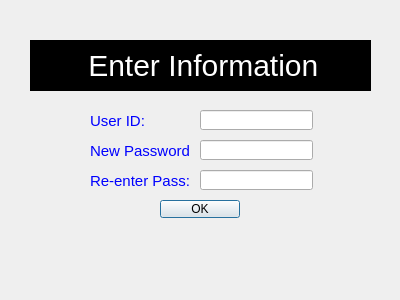
<?xml version="1.0" encoding="UTF-8"?>
<ui version="4.0">
 <class>addBox</class>
 <widget class="QDialog" name="addBox">
  <property name="geometry">
   <rect>
    <x>0</x>
    <y>0</y>
    <width>400</width>
    <height>300</height>
   </rect>
  </property>
  <property name="windowTitle">
   <string>Dialog</string>
  </property>
  <widget class="QLabel" name="label">
   <property name="geometry">
    <rect>
     <x>30</x>
     <y>40</y>
     <width>341</width>
     <height>51</height>
    </rect>
   </property>
   <property name="styleSheet">
    <string notr="true">QLabel{
background:black;
color: white;
font-size:30px;
}</string>
   </property>
   <property name="text">
    <string>       Enter Information</string>
   </property>
  </widget>
  <widget class="QLabel" name="label_2">
   <property name="geometry">
    <rect>
     <x>90</x>
     <y>110</y>
     <width>101</width>
     <height>21</height>
    </rect>
   </property>
   <property name="styleSheet">
    <string notr="true">QLabel{
font-size:15px;
color:blue;
}</string>
   </property>
   <property name="text">
    <string>User ID:</string>
   </property>
  </widget>
  <widget class="QLabel" name="label_3">
   <property name="geometry">
    <rect>
     <x>90</x>
     <y>140</y>
     <width>101</width>
     <height>21</height>
    </rect>
   </property>
   <property name="styleSheet">
    <string notr="true">QLabel{
font-size:15px;
color:blue;
}</string>
   </property>
   <property name="text">
    <string>New Password:</string>
   </property>
  </widget>
  <widget class="QLineEdit" name="lineEdit">
   <property name="geometry">
    <rect>
     <x>200</x>
     <y>110</y>
     <width>113</width>
     <height>20</height>
    </rect>
   </property>
  </widget>
  <widget class="QLineEdit" name="lineEdit_2">
   <property name="geometry">
    <rect>
     <x>200</x>
     <y>140</y>
     <width>113</width>
     <height>20</height>
    </rect>
   </property>
  </widget>
  <widget class="QPushButton" name="pushButton">
   <property name="geometry">
    <rect>
     <x>160</x>
     <y>200</y>
     <width>80</width>
     <height>18</height>
    </rect>
   </property>
   <property name="text">
    <string>OK</string>
   </property>
  </widget>
  <widget class="QLabel" name="label_4">
   <property name="geometry">
    <rect>
     <x>90</x>
     <y>170</y>
     <width>101</width>
     <height>21</height>
    </rect>
   </property>
   <property name="styleSheet">
    <string notr="true">QLabel{
font-size:15px;
color:blue;
}</string>
   </property>
   <property name="text">
    <string>Re-enter Pass:</string>
   </property>
  </widget>
  <widget class="QLineEdit" name="lineEdit_3">
   <property name="geometry">
    <rect>
     <x>200</x>
     <y>170</y>
     <width>113</width>
     <height>20</height>
    </rect>
   </property>
  </widget>
 </widget>
 <resources/>
 <connections/>
</ui>
